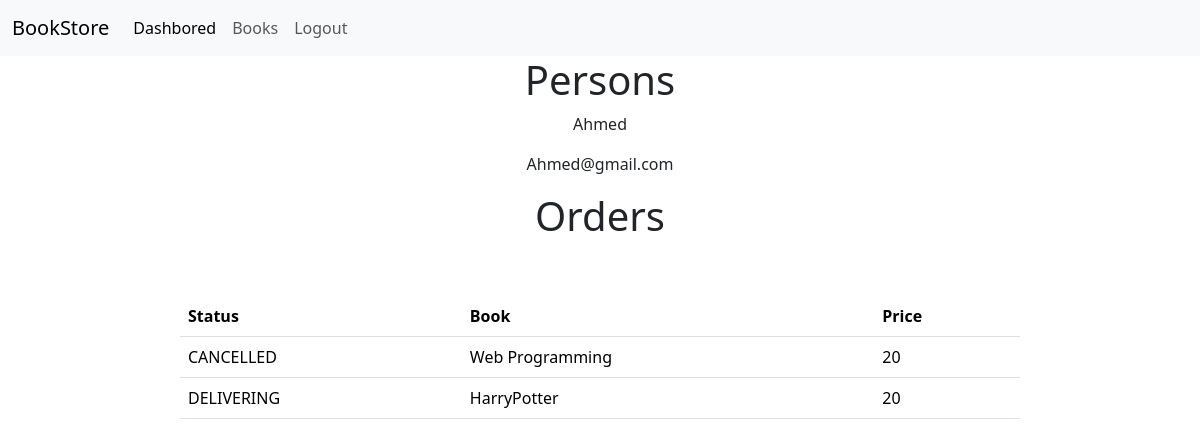
Before: /customer/2 with the older database file.
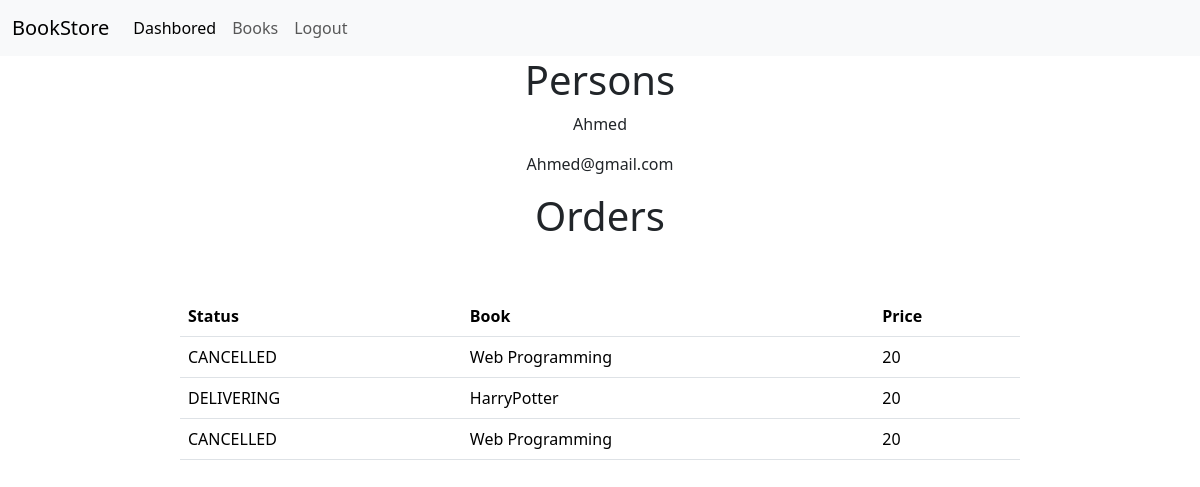
After: the same page with the newer database file.
### Store/models.py (models this page shows, shortened)
class Order(models.Model):
    customer = models.ForeignKey(Customer, on_delete=models.CASCADE)
    book = models.ForeignKey(Book, on_delete=models.CASCADE)
    quantity = models.IntegerField(default=1)
    STATUS = [
       ('IN ORDER','IN ORDER'),
        ('DELIVERED','DELIVERED'),
        ('CANCELLED','CANCELLED'),
        ('RETURNED','RETURNED'),
        ('PENDING','PENDING'),
        ('DELIVERING','DELIVERING'),
    ]
    status = models.CharField(max_length=100, choices=STATUS)

class Book(models.Model):
    name = models.CharField(max_length=100,null=True, blank=True)
    author = models.CharField(max_length=100 ,null=True, blank=True)
    price = models.CharField(max_length=100 ,null=True)
    issuDate = models.DateField(null=True, blank=True)
    CATOGRTY = [
        ('Fiction', 'Fiction'),
        ('Non-Fiction', 'Non-Fiction'),
        ('Biography', 'Biography'),
        ('Thriller', 'Thriller'),
        ('Romance', 'Romance'),
        ('Horror', 'Horror'),
        ('Mystery', 'Mystery'),
        ('Sci-Fi', 'Sci-Fi'),
        ('Self-Help', 'Self-Help'),
        ('Health', 'Health'),
        ('Cooking', 'Cooking'),
        ('History', 'History'),
        ('Travel', 'Travel'),
        ('Education', 'Education'),
        ('Business', 'Business'),
        ('Politics', 'Politics'),
        ('Religion', 'Religion'),
        ('Spirituality', 'Spirituality'),
        ('Science', 'Science'),
        ('Technology', 'Technology'),
    ]
    category = models.CharField(max_length=100, choices=CATOGRTY)
    tag = models.ManyToManyField(Tag, blank=True, null= True)

### Store/views.py (the view)
# urls.py: path('customer/<str:pk>',customer,name='customer' ),
def customer(request,pk):
    person = Customer.objects.get(id=pk)
    orders = person.order_set.all()
    return render(request,'customer.html' ,{'persons':person,'orders':orders})

### Store/templates/customer.html
{% extends "main.html" %}
{% block content %}
<div class='content'>
<h1>Persons</h1>
{% if persons %}
        <p> {{persons.name}}</p>
        <p> {{persons.email}}</p>
    {%else%}
    <p> there is no person yet  </p>
{%endif%}
<h1>Orders</h1>
{% if orders %}
    <table class="table table-hover">
        <thead>
          <tr>
            <th scope="col">Status</th>
            <th scope="col">Book</th>
            <th scope="col">Price</th>
          </tr>
        </thead>
        <tbody>
        {% for order in orders %}
          <tr>
            <td>{{order.status}}</td>
            <td>{{order.book.name}}</td>
            <td>{{order.book.price}}</td>
          </tr>
          {% endfor %}
        </tbody>
      </table>
      {% else %}
      <p> there is no orders  </p>
      {% endif %}
    </div>
{% endblock  %}

Changed rows visible on the page:
added Order: status "CANCELLED", book.name "Web Programming", book.price "20"
